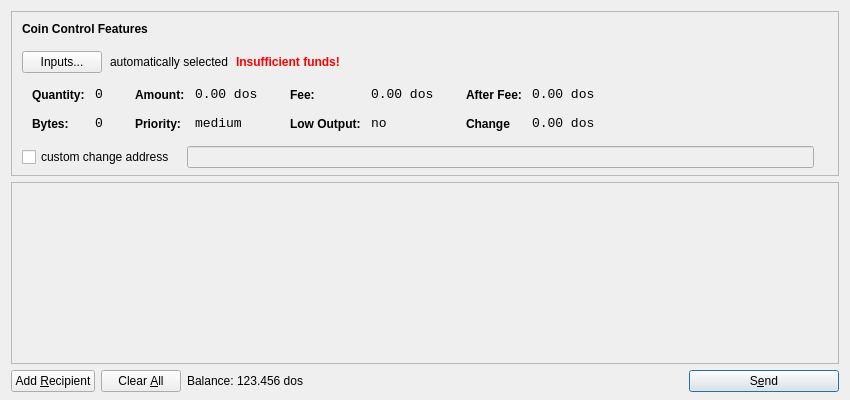
<?xml version="1.0" encoding="UTF-8"?>
<ui version="4.0">
 <class>SendCoinsDialog</class>
 <widget class="QDialog" name="SendCoinsDialog">
  <property name="geometry">
   <rect>
    <x>0</x>
    <y>0</y>
    <width>850</width>
    <height>400</height>
   </rect>
  </property>
  <property name="windowTitle">
   <string>Send Coins</string>
  </property>
  <layout class="QVBoxLayout" name="verticalLayout" stretch="0,1,0">
   <property name="bottomMargin">
    <number>8</number>
   </property>
   <item>
    <widget class="QFrame" name="frameCoinControl">
     <property name="sizePolicy">
      <sizepolicy hsizetype="Expanding" vsizetype="Expanding">
       <horstretch>0</horstretch>
       <verstretch>0</verstretch>
      </sizepolicy>
     </property>
     <property name="maximumSize">
      <size>
       <width>16777215</width>
       <height>16777215</height>
      </size>
     </property>
     <property name="frameShape">
      <enum>QFrame::StyledPanel</enum>
     </property>
     <property name="frameShadow">
      <enum>QFrame::Sunken</enum>
     </property>
     <layout class="QVBoxLayout" name="verticalLayoutCoinControl2">
      <property name="spacing">
       <number>-1</number>
      </property>
      <property name="leftMargin">
       <number>0</number>
      </property>
      <property name="topMargin">
       <number>0</number>
      </property>
      <property name="rightMargin">
       <number>0</number>
      </property>
      <property name="bottomMargin">
       <number>6</number>
      </property>
      <item>
       <layout class="QVBoxLayout" name="verticalLayoutCoinControl" stretch="0,0,0,0,1">
        <property name="spacing">
         <number>0</number>
        </property>
        <property name="leftMargin">
         <number>10</number>
        </property>
        <property name="topMargin">
         <number>10</number>
        </property>
        <item>
         <layout class="QHBoxLayout" name="horizontalLayoutCoinControl1">
          <property name="bottomMargin">
           <number>15</number>
          </property>
          <item>
           <widget class="QLabel" name="labelCoinControlFeatures">
            <property name="sizePolicy">
             <sizepolicy hsizetype="Preferred" vsizetype="Maximum">
              <horstretch>0</horstretch>
              <verstretch>0</verstretch>
             </sizepolicy>
            </property>
            <property name="font">
             <font>
              <weight>75</weight>
              <bold>true</bold>
             </font>
            </property>
            <property name="styleSheet">
             <string notr="true">font-weight:bold;</string>
            </property>
            <property name="text">
             <string>Coin Control Features</string>
            </property>
           </widget>
          </item>
         </layout>
        </item>
        <item>
         <layout class="QHBoxLayout" name="horizontalLayoutCoinControl2" stretch="0,0,0,0">
          <property name="spacing">
           <number>8</number>
          </property>
          <property name="bottomMargin">
           <number>10</number>
          </property>
          <item>
           <widget class="QPushButton" name="pushButtonCoinControl">
            <property name="styleSheet">
             <string notr="true"/>
            </property>
            <property name="text">
             <string>Inputs...</string>
            </property>
           </widget>
          </item>
          <item>
           <widget class="QLabel" name="labelCoinControlAutomaticallySelected">
            <property name="text">
             <string>automatically selected</string>
            </property>
            <property name="margin">
             <number>5</number>
            </property>
           </widget>
          </item>
          <item>
           <widget class="QLabel" name="labelCoinControlInsuffFunds">
            <property name="font">
             <font>
              <weight>75</weight>
              <bold>true</bold>
             </font>
            </property>
            <property name="styleSheet">
             <string notr="true">color:red;font-weight:bold;</string>
            </property>
            <property name="text">
             <string>Insufficient funds!</string>
            </property>
            <property name="margin">
             <number>5</number>
            </property>
           </widget>
          </item>
          <item>
           <spacer name="horizontalSpacerCoinControl">
            <property name="orientation">
             <enum>Qt::Horizontal</enum>
            </property>
            <property name="sizeHint" stdset="0">
             <size>
              <width>40</width>
              <height>1</height>
             </size>
            </property>
           </spacer>
          </item>
         </layout>
        </item>
        <item>
         <widget class="QWidget" name="widgetCoinControl" native="true">
          <property name="sizePolicy">
           <sizepolicy hsizetype="Preferred" vsizetype="Preferred">
            <horstretch>0</horstretch>
            <verstretch>0</verstretch>
           </sizepolicy>
          </property>
          <property name="minimumSize">
           <size>
            <width>0</width>
            <height>0</height>
           </size>
          </property>
          <property name="styleSheet">
           <string notr="true"/>
          </property>
          <layout class="QHBoxLayout" name="horizontalLayoutCoinControl5">
           <property name="margin">
            <number>0</number>
           </property>
           <item>
            <layout class="QHBoxLayout" name="horizontalLayoutCoinControl3" stretch="0,0,0,1">
             <property name="spacing">
              <number>20</number>
             </property>
             <property name="topMargin">
              <number>0</number>
             </property>
             <property name="bottomMargin">
              <number>10</number>
             </property>
             <item>
              <layout class="QFormLayout" name="formLayoutCoinControl1">
               <property name="horizontalSpacing">
                <number>10</number>
               </property>
               <property name="verticalSpacing">
                <number>14</number>
               </property>
               <property name="leftMargin">
                <number>10</number>
               </property>
               <property name="topMargin">
                <number>4</number>
               </property>
               <property name="rightMargin">
                <number>6</number>
               </property>
               <item row="0" column="0">
                <widget class="QLabel" name="labelCoinControlQuantityText">
                 <property name="styleSheet">
                  <string notr="true">font-weight:bold;</string>
                 </property>
                 <property name="text">
                  <string>Quantity:</string>
                 </property>
                 <property name="margin">
                  <number>0</number>
                 </property>
                </widget>
               </item>
               <item row="0" column="1">
                <widget class="QLabel" name="labelCoinControlQuantity">
                 <property name="font">
                  <font>
                   <family>Monospace</family>
                   <pointsize>10</pointsize>
                  </font>
                 </property>
                 <property name="cursor">
                  <cursorShape>IBeamCursor</cursorShape>
                 </property>
                 <property name="contextMenuPolicy">
                  <enum>Qt::ActionsContextMenu</enum>
                 </property>
                 <property name="text">
                  <string>0</string>
                 </property>
                 <property name="margin">
                  <number>0</number>
                 </property>
                 <property name="textInteractionFlags">
                  <set>Qt::LinksAccessibleByMouse|Qt::TextSelectableByKeyboard|Qt::TextSelectableByMouse</set>
                 </property>
                </widget>
               </item>
               <item row="1" column="0">
                <widget class="QLabel" name="labelCoinControlBytesText">
                 <property name="styleSheet">
                  <string notr="true">font-weight:bold;</string>
                 </property>
                 <property name="text">
                  <string>Bytes:</string>
                 </property>
                </widget>
               </item>
               <item row="1" column="1">
                <widget class="QLabel" name="labelCoinControlBytes">
                 <property name="font">
                  <font>
                   <family>Monospace</family>
                   <pointsize>10</pointsize>
                  </font>
                 </property>
                 <property name="cursor">
                  <cursorShape>IBeamCursor</cursorShape>
                 </property>
                 <property name="contextMenuPolicy">
                  <enum>Qt::ActionsContextMenu</enum>
                 </property>
                 <property name="text">
                  <string>0</string>
                 </property>
                 <property name="textInteractionFlags">
                  <set>Qt::LinksAccessibleByMouse|Qt::TextSelectableByKeyboard|Qt::TextSelectableByMouse</set>
                 </property>
                </widget>
               </item>
              </layout>
             </item>
             <item>
              <layout class="QFormLayout" name="formLayoutCoinControl2">
               <property name="horizontalSpacing">
                <number>10</number>
               </property>
               <property name="verticalSpacing">
                <number>14</number>
               </property>
               <property name="leftMargin">
                <number>6</number>
               </property>
               <property name="topMargin">
                <number>4</number>
               </property>
               <property name="rightMargin">
                <number>6</number>
               </property>
               <item row="0" column="0">
                <widget class="QLabel" name="labelCoinControlAmountText">
                 <property name="styleSheet">
                  <string notr="true">font-weight:bold;</string>
                 </property>
                 <property name="text">
                  <string>Amount:</string>
                 </property>
                 <property name="margin">
                  <number>0</number>
                 </property>
                </widget>
               </item>
               <item row="0" column="1">
                <widget class="QLabel" name="labelCoinControlAmount">
                 <property name="font">
                  <font>
                   <family>Monospace</family>
                   <pointsize>10</pointsize>
                  </font>
                 </property>
                 <property name="cursor">
                  <cursorShape>IBeamCursor</cursorShape>
                 </property>
                 <property name="contextMenuPolicy">
                  <enum>Qt::ActionsContextMenu</enum>
                 </property>
                 <property name="text">
                  <string>0.00 dos</string>
                 </property>
                 <property name="textInteractionFlags">
                  <set>Qt::LinksAccessibleByMouse|Qt::TextSelectableByKeyboard|Qt::TextSelectableByMouse</set>
                 </property>
                </widget>
               </item>
               <item row="1" column="0">
                <widget class="QLabel" name="labelCoinControlPriorityText">
                 <property name="styleSheet">
                  <string notr="true">font-weight:bold;</string>
                 </property>
                 <property name="text">
                  <string>Priority:</string>
                 </property>
                </widget>
               </item>
               <item row="1" column="1">
                <widget class="QLabel" name="labelCoinControlPriority">
                 <property name="font">
                  <font>
                   <family>Monospace</family>
                   <pointsize>10</pointsize>
                  </font>
                 </property>
                 <property name="cursor">
                  <cursorShape>IBeamCursor</cursorShape>
                 </property>
                 <property name="contextMenuPolicy">
                  <enum>Qt::ActionsContextMenu</enum>
                 </property>
                 <property name="text">
                  <string>medium</string>
                 </property>
                 <property name="textInteractionFlags">
                  <set>Qt::LinksAccessibleByMouse|Qt::TextSelectableByKeyboard|Qt::TextSelectableByMouse</set>
                 </property>
                </widget>
               </item>
              </layout>
             </item>
             <item>
              <layout class="QFormLayout" name="formLayoutCoinControl3">
               <property name="horizontalSpacing">
                <number>10</number>
               </property>
               <property name="verticalSpacing">
                <number>14</number>
               </property>
               <property name="leftMargin">
                <number>6</number>
               </property>
               <property name="topMargin">
                <number>4</number>
               </property>
               <property name="rightMargin">
                <number>6</number>
               </property>
               <item row="0" column="0">
                <widget class="QLabel" name="labelCoinControlFeeText">
                 <property name="styleSheet">
                  <string notr="true">font-weight:bold;</string>
                 </property>
                 <property name="text">
                  <string>Fee:</string>
                 </property>
                 <property name="margin">
                  <number>0</number>
                 </property>
                </widget>
               </item>
               <item row="0" column="1">
                <widget class="QLabel" name="labelCoinControlFee">
                 <property name="font">
                  <font>
                   <family>Monospace</family>
                   <pointsize>10</pointsize>
                  </font>
                 </property>
                 <property name="cursor">
                  <cursorShape>IBeamCursor</cursorShape>
                 </property>
                 <property name="contextMenuPolicy">
                  <enum>Qt::ActionsContextMenu</enum>
                 </property>
                 <property name="text">
                  <string>0.00 dos</string>
                 </property>
                 <property name="textInteractionFlags">
                  <set>Qt::LinksAccessibleByMouse|Qt::TextSelectableByKeyboard|Qt::TextSelectableByMouse</set>
                 </property>
                </widget>
               </item>
               <item row="1" column="0">
                <widget class="QLabel" name="labelCoinControlLowOutputText">
                 <property name="styleSheet">
                  <string notr="true">font-weight:bold;</string>
                 </property>
                 <property name="text">
                  <string>Low Output:</string>
                 </property>
                </widget>
               </item>
               <item row="1" column="1">
                <widget class="QLabel" name="labelCoinControlLowOutput">
                 <property name="font">
                  <font>
                   <family>Monospace</family>
                   <pointsize>10</pointsize>
                  </font>
                 </property>
                 <property name="cursor">
                  <cursorShape>IBeamCursor</cursorShape>
                 </property>
                 <property name="contextMenuPolicy">
                  <enum>Qt::ActionsContextMenu</enum>
                 </property>
                 <property name="text">
                  <string>no</string>
                 </property>
                 <property name="textInteractionFlags">
                  <set>Qt::LinksAccessibleByMouse|Qt::TextSelectableByKeyboard|Qt::TextSelectableByMouse</set>
                 </property>
                </widget>
               </item>
              </layout>
             </item>
             <item>
              <layout class="QFormLayout" name="formLayoutCoinControl4">
               <property name="horizontalSpacing">
                <number>10</number>
               </property>
               <property name="verticalSpacing">
                <number>14</number>
               </property>
               <property name="leftMargin">
                <number>6</number>
               </property>
               <property name="topMargin">
                <number>4</number>
               </property>
               <property name="rightMargin">
                <number>6</number>
               </property>
               <item row="0" column="0">
                <widget class="QLabel" name="labelCoinControlAfterFeeText">
                 <property name="styleSheet">
                  <string notr="true">font-weight:bold;</string>
                 </property>
                 <property name="text">
                  <string>After Fee:</string>
                 </property>
                 <property name="margin">
                  <number>0</number>
                 </property>
                </widget>
               </item>
               <item row="0" column="1">
                <widget class="QLabel" name="labelCoinControlAfterFee">
                 <property name="font">
                  <font>
                   <family>Monospace</family>
                   <pointsize>10</pointsize>
                  </font>
                 </property>
                 <property name="cursor">
                  <cursorShape>IBeamCursor</cursorShape>
                 </property>
                 <property name="contextMenuPolicy">
                  <enum>Qt::ActionsContextMenu</enum>
                 </property>
                 <property name="text">
                  <string>0.00 dos</string>
                 </property>
                 <property name="textInteractionFlags">
                  <set>Qt::LinksAccessibleByMouse|Qt::TextSelectableByKeyboard|Qt::TextSelectableByMouse</set>
                 </property>
                </widget>
               </item>
               <item row="1" column="0">
                <widget class="QLabel" name="labelCoinControlChangeText">
                 <property name="styleSheet">
                  <string notr="true">font-weight:bold;</string>
                 </property>
                 <property name="text">
                  <string>Change</string>
                 </property>
                </widget>
               </item>
               <item row="1" column="1">
                <widget class="QLabel" name="labelCoinControlChange">
                 <property name="font">
                  <font>
                   <family>Monospace</family>
                   <pointsize>10</pointsize>
                  </font>
                 </property>
                 <property name="cursor">
                  <cursorShape>IBeamCursor</cursorShape>
                 </property>
                 <property name="contextMenuPolicy">
                  <enum>Qt::ActionsContextMenu</enum>
                 </property>
                 <property name="text">
                  <string>0.00 dos</string>
                 </property>
                 <property name="textInteractionFlags">
                  <set>Qt::LinksAccessibleByMouse|Qt::TextSelectableByKeyboard|Qt::TextSelectableByMouse</set>
                 </property>
                </widget>
               </item>
              </layout>
             </item>
            </layout>
           </item>
          </layout>
         </widget>
        </item>
        <item>
         <layout class="QHBoxLayout" name="horizontalLayoutCoinControl4" stretch="0,0,0">
          <property name="spacing">
           <number>12</number>
          </property>
          <property name="sizeConstraint">
           <enum>QLayout::SetDefaultConstraint</enum>
          </property>
          <property name="topMargin">
           <number>5</number>
          </property>
          <property name="rightMargin">
           <number>5</number>
          </property>
          <item>
           <widget class="QCheckBox" name="checkBoxCoinControlChange">
            <property name="text">
             <string>custom change address</string>
            </property>
           </widget>
          </item>
          <item>
           <widget class="QLineEdit" name="lineEditCoinControlChange">
            <property name="enabled">
             <bool>false</bool>
            </property>
            <property name="sizePolicy">
             <sizepolicy hsizetype="Expanding" vsizetype="Fixed">
              <horstretch>0</horstretch>
              <verstretch>0</verstretch>
             </sizepolicy>
            </property>
           </widget>
          </item>
          <item>
           <widget class="QLabel" name="labelCoinControlChangeLabel">
            <property name="sizePolicy">
             <sizepolicy hsizetype="Preferred" vsizetype="Expanding">
              <horstretch>0</horstretch>
              <verstretch>0</verstretch>
             </sizepolicy>
            </property>
            <property name="minimumSize">
             <size>
              <width>0</width>
              <height>0</height>
             </size>
            </property>
            <property name="text">
             <string/>
            </property>
            <property name="margin">
             <number>3</number>
            </property>
           </widget>
          </item>
         </layout>
        </item>
        <item>
         <spacer name="verticalSpacerCoinControl">
          <property name="orientation">
           <enum>Qt::Vertical</enum>
          </property>
          <property name="sizeHint" stdset="0">
           <size>
            <width>800</width>
            <height>1</height>
           </size>
          </property>
         </spacer>
        </item>
       </layout>
      </item>
     </layout>
    </widget>
   </item>
   <item>
    <widget class="QScrollArea" name="scrollArea">
     <property name="widgetResizable">
      <bool>true</bool>
     </property>
     <widget class="QWidget" name="scrollAreaWidgetContents">
      <property name="geometry">
       <rect>
        <x>0</x>
        <y>0</y>
        <width>830</width>
        <height>165</height>
       </rect>
      </property>
      <layout class="QVBoxLayout" name="verticalLayout_2">
       <property name="margin">
        <number>0</number>
       </property>
       <item>
        <layout class="QVBoxLayout" name="entries">
         <property name="spacing">
          <number>6</number>
         </property>
        </layout>
       </item>
       <item>
        <spacer name="verticalSpacer">
         <property name="orientation">
          <enum>Qt::Vertical</enum>
         </property>
         <property name="sizeHint" stdset="0">
          <size>
           <width>20</width>
           <height>40</height>
          </size>
         </property>
        </spacer>
       </item>
      </layout>
     </widget>
    </widget>
   </item>
   <item>
    <layout class="QHBoxLayout" name="horizontalLayout">
     <item>
      <widget class="QPushButton" name="addButton">
       <property name="toolTip">
        <string>Send to multiple recipients at once</string>
       </property>
       <property name="text">
        <string>Add &amp;Recipient</string>
       </property>
       <property name="icon">
        <iconset resource="../bitcoin.qrc">
         <normaloff>:/icons/add</normaloff>:/icons/add</iconset>
       </property>
       <property name="autoDefault">
        <bool>false</bool>
       </property>
      </widget>
     </item>
     <item>
      <widget class="QPushButton" name="clearButton">
       <property name="sizePolicy">
        <sizepolicy hsizetype="Minimum" vsizetype="Fixed">
         <horstretch>0</horstretch>
         <verstretch>0</verstretch>
        </sizepolicy>
       </property>
       <property name="toolTip">
        <string>Remove all transaction fields</string>
       </property>
       <property name="text">
        <string>Clear &amp;All</string>
       </property>
       <property name="icon">
        <iconset resource="../bitcoin.qrc">
         <normaloff>:/icons/remove</normaloff>:/icons/remove</iconset>
       </property>
       <property name="autoRepeatDelay">
        <number>300</number>
       </property>
       <property name="autoDefault">
        <bool>false</bool>
       </property>
      </widget>
     </item>
     <item>
      <layout class="QHBoxLayout" name="horizontalLayout_2">
       <property name="spacing">
        <number>3</number>
       </property>
       <item>
        <widget class="QLabel" name="label">
         <property name="sizePolicy">
          <sizepolicy hsizetype="Preferred" vsizetype="Fixed">
           <horstretch>0</horstretch>
           <verstretch>0</verstretch>
          </sizepolicy>
         </property>
         <property name="text">
          <string>Balance:</string>
         </property>
        </widget>
       </item>
       <item>
        <widget class="QLabel" name="labelBalance">
         <property name="sizePolicy">
          <sizepolicy hsizetype="Preferred" vsizetype="Fixed">
           <horstretch>0</horstretch>
           <verstretch>0</verstretch>
          </sizepolicy>
         </property>
         <property name="cursor">
          <cursorShape>IBeamCursor</cursorShape>
         </property>
         <property name="text">
          <string>123.456 dos</string>
         </property>
         <property name="textInteractionFlags">
          <set>Qt::LinksAccessibleByMouse|Qt::TextSelectableByKeyboard|Qt::TextSelectableByMouse</set>
         </property>
        </widget>
       </item>
      </layout>
     </item>
     <item>
      <spacer name="horizontalSpacer">
       <property name="orientation">
        <enum>Qt::Horizontal</enum>
       </property>
       <property name="sizeHint" stdset="0">
        <size>
         <width>40</width>
         <height>20</height>
        </size>
       </property>
      </spacer>
     </item>
     <item>
      <widget class="QPushButton" name="sendButton">
       <property name="minimumSize">
        <size>
         <width>150</width>
         <height>0</height>
        </size>
       </property>
       <property name="toolTip">
        <string>Confirm the send action</string>
       </property>
       <property name="text">
        <string>S&amp;end</string>
       </property>
       <property name="icon">
        <iconset resource="../bitcoin.qrc">
         <normaloff>:/icons/send</normaloff>:/icons/send</iconset>
       </property>
       <property name="default">
        <bool>true</bool>
       </property>
      </widget>
     </item>
    </layout>
   </item>
  </layout>
 </widget>
 <resources>
  <include location="../bitcoin.qrc"/>
 </resources>
 <connections/>
</ui>
